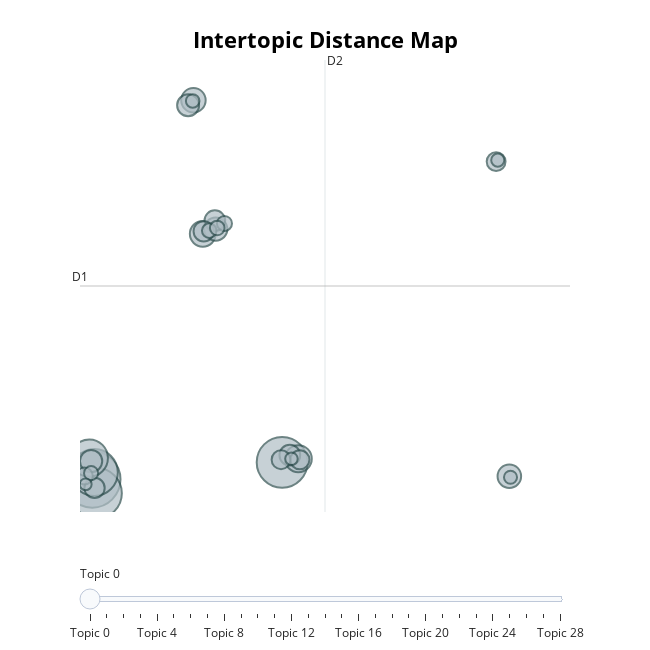

Notebook code cell kept with this figure:
### Code cell
model.visualize_topics()

### Figure 1 — Plotly figure (JSON) as saved in the notebook; plotly's stock layout.template omitted (floating-point values rounded to 4 significant figures)
{"data": [{"customdata": [[0, "leader | leadership | un | manager | le", 225], [1, "mooc | je | ce | suis | de", 182], [2, "dcision | de | dcisions | prendre | la", 179], [3, "manager | de | le | mtier | doit", 154], [4, "talent | talents | gestion | des | la", 98], [5, "rponse | rponses | la | question | pas", 51], [6, "gonon | il | un | leader | manager", 47], [7, "motivation | la | concept | de | thorie", 42], [8, "pas | cest | bon | ne | je", 39], [9, "manager | q2 | q3 | q1 | q4", 38], [10, "talents | gestion | manager | talent | du", 35], [11, "motivation | de | collaborateurs | motivations | motiver", 34], [12, "monnier | ses | des | le | et", 30], [13, "hangout | vous | google | vidos | questions", 30], [14, "dcisions | dcider | appliquer | manager | de", 29], [15, "cavarretta | de | dcision | les | le", 29], [16, "test | final | jai | je | tests", 26], [17, "russite | bonjour | attestations | lattestation | merci", 25], [18, "tous | je | mooc | suis | ccile", 25], [19, "de | et | dans | en | plus", 20], [20, "jacinto | leader | le | manager | les", 16], [21, "les | il | direction | de | pour", 15], [22, "retirelehideux | manager | la | le | de", 15], [23, "chef | dorchestre | sil | manager | lquipe", 14], [24, "vroom | facteurs | thorie | la | motivation", 13], [25, "presentation | prsentation | lequipe | merci | ete", 12], [26, "bonjour | attestation | attestations | savoir | quand", 12], [27, "bonjour | 360 | ai | chaine | je", 11], [28, "femme | femmes | enrichissants | hommes | tmoignages", 10]], "hovertemplate": "<b>Topic %{customdata[0]}</b><br>%{customdata[1]}<br>Size: %{customdata[2]}", "legendgroup": "", "marker": {"color": "#B0BEC5", "line": {"color": "DarkSlateGrey", "width": 2}, "size": [225, 182, 179, 154, 98, 51, 47, 42, 39, 38, 35, 34, 30, 30, 29, 29, 26, 25, 25, 20, 16, 15, 15, 14, 13, 12, 12, 11, 10], "sizemode": "area", "sizeref": 0.1406, "symbol": "circle"}, "mode": "markers", "name": "", "orientation": "v", "showlegend": false, "type": "scatter", "x": [-1.349, 10.46, -1.076, -1.213, -1.534, 11.47, 5.528, 4.947, 24.6, 6.333, -1.42, 4.615, 6.277, 10.94, -1.205, 5.586, 11.56, 23.77, 10.4, -1.834, 6.875, 5.928, 6.427, -1.419, 4.9, 24.67, 23.87, 11.04, -1.756], "xaxis": "x", "y": [-7.431, -6.287, -8.368, -6.968, -6.002, -6.041, 9.061, 18.03, -7.217, 9.381, -6.204, 17.7, 9.945, -5.803, -8.004, 9.23, -6.114, 13.91, -6.111, -7.207, 9.755, 9.278, 9.453, -7.014, 17.98, -7.289, 14.01, -6.047, -7.765], "yaxis": "y"}], "layout": {"annotations": [{"showarrow": false, "text": "D1", "x": -2.109, "y": 5.556, "yshift": 10}, {"showarrow": false, "text": "D2", "x": 13.13, "xshift": 10, "y": 20.73}], "height": 650, "hoverlabel": {"bgcolor": "white", "font": {"family": "Rockwell", "size": 16}}, "legend": {"itemsizing": "constant", "tracegroupgap": 0}, "margin": {"t": 60}, "shapes": [{"line": {"color": "#CFD8DC", "width": 2}, "type": "line", "x0": 13.13, "x1": 13.13, "y0": -9.623, "y1": 20.73}, {"line": {"color": "#9E9E9E", "width": 2}, "type": "line", "x0": -2.109, "x1": 28.37, "y0": 5.556, "y1": 5.556}], "sliders": [{"active": 0, "pad": {"t": 50}, "steps": [{"args": [{"marker.color": [["red", "#B0BEC5", "#B0BEC5", "#B0BEC5", "#B0BEC5", "#B0BEC5", "#B0BEC5", "#B0BEC5", "#B0BEC5", "#B0BEC5", "#B0BEC5", "#B0BEC5", "#B0BEC5", "#B0BEC5", "#B0BEC5", "#B0BEC5", "#B0BEC5", "#B0BEC5", "#B0BEC5", "#B0BEC5", "#B0BEC5", "#B0BEC5", "#B0BEC5", "#B0BEC5", "#B0BEC5", "#B0BEC5", "#B0BEC5", "#B0BEC5", "#B0BEC5"]]}], "label": "Topic 0", "method": "update"}, {"args": [{"marker.color": [["#B0BEC5", "red", "#B0BEC5", "#B0BEC5", "#B0BEC5", "#B0BEC5", "#B0BEC5", "#B0BEC5", "#B0BEC5", "#B0BEC5", "#B0BEC5", "#B0BEC5", "#B0BEC5", "#B0BEC5", "#B0BEC5", "#B0BEC5", "#B0BEC5", "#B0BEC5", "#B0BEC5", "#B0BEC5", "#B0BEC5", "#B0BEC5", "#B0BEC5", "#B0BEC5", "#B0BEC5", "#B0BEC5", "#B0BEC5", "#B0BEC5", "#B0BEC5"]]}], "label": "Topic 1", "method": "update"}, {"args": [{"marker.color": [["#B0BEC5", "#B0BEC5", "red", "#B0BEC5", "#B0BEC5", "#B0BEC5", "#B0BEC5", "#B0BEC5", "#B0BEC5", "#B0BEC5", "#B0BEC5", "#B0BEC5", "#B0BEC5", "#B0BEC5", "#B0BEC5", "#B0BEC5", "#B0BEC5", "#B0BEC5", "#B0BEC5", "#B0BEC5", "#B0BEC5", "#B0BEC5", "#B0BEC5", "#B0BEC5", "#B0BEC5", "#B0BEC5", "#B0BEC5", "#B0BEC5", "#B0BEC5"]]}], "label": "Topic 2", "method": "update"}, {"args": [{"marker.color": [["#B0BEC5", "#B0BEC5", "#B0BEC5", "red", "#B0BEC5", "#B0BEC5", "#B0BEC5", "#B0BEC5", "#B0BEC5", "#B0BEC5", "#B0BEC5", "#B0BEC5", "#B0BEC5", "#B0BEC5", "#B0BEC5", "#B0BEC5", "#B0BEC5", "#B0BEC5", "#B0BEC5", "#B0BEC5", "#B0BEC5", "#B0BEC5", "#B0BEC5", "#B0BEC5", "#B0BEC5", "#B0BEC5", "#B0BEC5", "#B0BEC5", "#B0BEC5"]]}], "label": "Topic 3", "method": "update"}, {"args": [{"marker.color": [["#B0BEC5", "#B0BEC5", "#B0BEC5", "#B0BEC5", "red", "#B0BEC5", "#B0BEC5", "#B0BEC5", "#B0BEC5", "#B0BEC5", "#B0BEC5", "#B0BEC5", "#B0BEC5", "#B0BEC5", "#B0BEC5", "#B0BEC5", "#B0BEC5", "#B0BEC5", "#B0BEC5", "#B0BEC5", "#B0BEC5", "#B0BEC5", "#B0BEC5", "#B0BEC5", "#B0BEC5", "#B0BEC5", "#B0BEC5", "#B0BEC5", "#B0BEC5"]]}], "label": "Topic 4", "method": "update"}, {"args": [{"marker.color": [["#B0BEC5", "#B0BEC5", "#B0BEC5", "#B0BEC5", "#B0BEC5", "red", "#B0BEC5", "#B0BEC5", "#B0BEC5", "#B0BEC5", "#B0BEC5", "#B0BEC5", "#B0BEC5", "#B0BEC5", "#B0BEC5", "#B0BEC5", "#B0BEC5", "#B0BEC5", "#B0BEC5", "#B0BEC5", "#B0BEC5", "#B0BEC5", "#B0BEC5", "#B0BEC5", "#B0BEC5", "#B0BEC5", "#B0BEC5", "#B0BEC5", "#B0BEC5"]]}], "label": "Topic 5", "method": "update"}, {"args": [{"marker.color": [["#B0BEC5", "#B0BEC5", "#B0BEC5", "#B0BEC5", "#B0BEC5", "#B0BEC5", "red", "#B0BEC5", "#B0BEC5", "#B0BEC5", "#B0BEC5", "#B0BEC5", "#B0BEC5", "#B0BEC5", "#B0BEC5", "#B0BEC5", "#B0BEC5", "#B0BEC5", "#B0BEC5", "#B0BEC5", "#B0BEC5", "#B0BEC5", "#B0BEC5", "#B0BEC5", "#B0BEC5", "#B0BEC5", "#B0BEC5", "#B0BEC5", "#B0BEC5"]]}], "label": "Topic 6", "method": "update"}, {"args": [{"marker.color": [["#B0BEC5", "#B0BEC5", "#B0BEC5", "#B0BEC5", "#B0BEC5", "#B0BEC5", "#B0BEC5", "red", "#B0BEC5", "#B0BEC5", "#B0BEC5", "#B0BEC5", "#B0BEC5", "#B0BEC5", "#B0BEC5", "#B0BEC5", "#B0BEC5", "#B0BEC5", "#B0BEC5", "#B0BEC5", "#B0BEC5", "#B0BEC5", "#B0BEC5", "#B0BEC5", "#B0BEC5", "#B0BEC5", "#B0BEC5", "#B0BEC5", "#B0BEC5"]]}], "label": "Topic 7", "method": "update"}, {"args": [{"marker.color": [["#B0BEC5", "#B0BEC5", "#B0BEC5", "#B0BEC5", "#B0BEC5", "#B0BEC5", "#B0BEC5", "#B0BEC5", "red", "#B0BEC5", "#B0BEC5", "#B0BEC5", "#B0BEC5", "#B0BEC5", "#B0BEC5", "#B0BEC5", "#B0BEC5", "#B0BEC5", "#B0BEC5", "#B0BEC5", "#B0BEC5", "#B0BEC5", "#B0BEC5", "#B0BEC5", "#B0BEC5", "#B0BEC5", "#B0BEC5", "#B0BEC5", "#B0BEC5"]]}], "label": "Topic 8", "method": "update"}, {"args": [{"marker.color": [["#B0BEC5", "#B0BEC5", "#B0BEC5", "#B0BEC5", "#B0BEC5", "#B0BEC5", "#B0BEC5", "#B0BEC5", "#B0BEC5", "red", "#B0BEC5", "#B0BEC5", "#B0BEC5", "#B0BEC5", "#B0BEC5", "#B0BEC5", "#B0BEC5", "#B0BEC5", "#B0BEC5", "#B0BEC5", "#B0BEC5", "#B0BEC5", "#B0BEC5", "#B0BEC5", "#B0BEC5", "#B0BEC5", "#B0BEC5", "#B0BEC5", "#B0BEC5"]]}], "label": "Topic 9", "method": "update"}, {"args": [{"marker.color": [["#B0BEC5", "#B0BEC5", "#B0BEC5", "#B0BEC5", "#B0BEC5", "#B0BEC5", "#B0BEC5", "#B0BEC5", "#B0BEC5", "#B0BEC5", "red", "#B0BEC5", "#B0BEC5", "#B0BEC5", "#B0BEC5", "#B0BEC5", "#B0BEC5", "#B0BEC5", "#B0BEC5", "#B0BEC5", "#B0BEC5", "#B0BEC5", "#B0BEC5", "#B0BEC5", "#B0BEC5", "#B0BEC5", "#B0BEC5", "#B0BEC5", "#B0BEC5"]]}], "label": "Topic 10", "method": "update"}, {"args": [{"marker.color": [["#B0BEC5", "#B0BEC5", "#B0BEC5", "#B0BEC5", "#B0BEC5", "#B0BEC5", "#B0BEC5", "#B0BEC5", "#B0BEC5", "#B0BEC5", "#B0BEC5", "red", "#B0BEC5", "#B0BEC5", "#B0BEC5", "#B0BEC5", "#B0BEC5", "#B0BEC5", "#B0BEC5", "#B0BEC5", "#B0BEC5", "#B0BEC5", "#B0BEC5", "#B0BEC5", "#B0BEC5", "#B0BEC5", "#B0BEC5", "#B0BEC5", "#B0BEC5"]]}], "label": "Topic 11", "method": "update"}, {"args": [{"marker.color": [["#B0BEC5", "#B0BEC5", "#B0BEC5", "#B0BEC5", "#B0BEC5", "#B0BEC5", "#B0BEC5", "#B0BEC5", "#B0BEC5", "#B0BEC5", "#B0BEC5", "#B0BEC5", "red", "#B0BEC5", "#B0BEC5", "#B0BEC5", "#B0BEC5", "#B0BEC5", "#B0BEC5", "#B0BEC5", "#B0BEC5", "#B0BEC5", "#B0BEC5", "#B0BEC5", "#B0BEC5", "#B0BEC5", "#B0BEC5", "#B0BEC5", "#B0BEC5"]]}], "label": "Topic 12", "method": "update"}, {"args": [{"marker.color": [["#B0BEC5", "#B0BEC5", "#B0BEC5", "#B0BEC5", "#B0BEC5", "#B0BEC5", "#B0BEC5", "#B0BEC5", "#B0BEC5", "#B0BEC5", "#B0BEC5", "#B0BEC5", "#B0BEC5", "red", "#B0BEC5", "#B0BEC5", "#B0BEC5", "#B0BEC5", "#B0BEC5", "#B0BEC5", "#B0BEC5", "#B0BEC5", "#B0BEC5", "#B0BEC5", "#B0BEC5", "#B0BEC5", "#B0BEC5", "#B0BEC5", "#B0BEC5"]]}], "label": "Topic 13", "method": "update"}, {"args": [{"marker.color": [["#B0BEC5", "#B0BEC5", "#B0BEC5", "#B0BEC5", "#B0BEC5", "#B0BEC5", "#B0BEC5", "#B0BEC5", "#B0BEC5", "#B0BEC5", "#B0BEC5", "#B0BEC5", "#B0BEC5", "#B0BEC5", "red", "#B0BEC5", "#B0BEC5", "#B0BEC5", "#B0BEC5", "#B0BEC5", "#B0BEC5", "#B0BEC5", "#B0BEC5", "#B0BEC5", "#B0BEC5", "#B0BEC5", "#B0BEC5", "#B0BEC5", "#B0BEC5"]]}], "label": "Topic 14", "method": "update"}, {"args": [{"marker.color": [["#B0BEC5", "#B0BEC5", "#B0BEC5", "#B0BEC5", "#B0BEC5", "#B0BEC5", "#B0BEC5", "#B0BEC5", "#B0BEC5", "#B0BEC5", "#B0BEC5", "#B0BEC5", "#B0BEC5", "#B0BEC5", "#B0BEC5", "red", "#B0BEC5", "#B0BEC5", "#B0BEC5", "#B0BEC5", "#B0BEC5", "#B0BEC5", "#B0BEC5", "#B0BEC5", "#B0BEC5", "#B0BEC5", "#B0BEC5", "#B0BEC5", "#B0BEC5"]]}], "label": "Topic 15", "method": "update"}, {"args": [{"marker.color": [["#B0BEC5", "#B0BEC5", "#B0BEC5", "#B0BEC5", "#B0BEC5", "#B0BEC5", "#B0BEC5", "#B0BEC5", "#B0BEC5", "#B0BEC5", "#B0BEC5", "#B0BEC5", "#B0BEC5", "#B0BEC5", "#B0BEC5", "#B0BEC5", "red", "#B0BEC5", "#B0BEC5", "#B0BEC5", "#B0BEC5", "#B0BEC5", "#B0BEC5", "#B0BEC5", "#B0BEC5", "#B0BEC5", "#B0BEC5", "#B0BEC5", "#B0BEC5"]]}], "label": "Topic 16", "method": "update"}, {"args": [{"marker.color": [["#B0BEC5", "#B0BEC5", "#B0BEC5", "#B0BEC5", "#B0BEC5", "#B0BEC5", "#B0BEC5", "#B0BEC5", "#B0BEC5", "#B0BEC5", "#B0BEC5", "#B0BEC5", "#B0BEC5", "#B0BEC5", "#B0BEC5", "#B0BEC5", "#B0BEC5", "red", "#B0BEC5", "#B0BEC5", "#B0BEC5", "#B0BEC5", "#B0BEC5", "#B0BEC5", "#B0BEC5", "#B0BEC5", "#B0BEC5", "#B0BEC5", "#B0BEC5"]]}], "label": "Topic 17", "method": "update"}, {"args": [{"marker.color": [["#B0BEC5", "#B0BEC5", "#B0BEC5", "#B0BEC5", "#B0BEC5", "#B0BEC5", "#B0BEC5", "#B0BEC5", "#B0BEC5", "#B0BEC5", "#B0BEC5", "#B0BEC5", "#B0BEC5", "#B0BEC5", "#B0BEC5", "#B0BEC5", "#B0BEC5", "#B0BEC5", "red", "#B0BEC5", "#B0BEC5", "#B0BEC5", "#B0BEC5", "#B0BEC5", "#B0BEC5", "#B0BEC5", "#B0BEC5", "#B0BEC5", "#B0BEC5"]]}], "label": "Topic 18", "method": "update"}, {"args": [{"marker.color": [["#B0BEC5", "#B0BEC5", "#B0BEC5", "#B0BEC5", "#B0BEC5", "#B0BEC5", "#B0BEC5", "#B0BEC5", "#B0BEC5", "#B0BEC5", "#B0BEC5", "#B0BEC5", "#B0BEC5", "#B0BEC5", "#B0BEC5", "#B0BEC5", "#B0BEC5", "#B0BEC5", "#B0BEC5", "red", "#B0BEC5", "#B0BEC5", "#B0BEC5", "#B0BEC5", "#B0BEC5", "#B0BEC5", "#B0BEC5", "#B0BEC5", "#B0BEC5"]]}], "label": "Topic 19", "method": "update"}, {"args": [{"marker.color": [["#B0BEC5", "#B0BEC5", "#B0BEC5", "#B0BEC5", "#B0BEC5", "#B0BEC5", "#B0BEC5", "#B0BEC5", "#B0BEC5", "#B0BEC5", "#B0BEC5", "#B0BEC5", "#B0BEC5", "#B0BEC5", "#B0BEC5", "#B0BEC5", "#B0BEC5", "#B0BEC5", "#B0BEC5", "#B0BEC5", "red", "#B0BEC5", "#B0BEC5", "#B0BEC5", "#B0BEC5", "#B0BEC5", "#B0BEC5", "#B0BEC5", "#B0BEC5"]]}], "label": "Topic 20", "method": "update"}, {"args": [{"marker.color": [["#B0BEC5", "#B0BEC5", "#B0BEC5", "#B0BEC5", "#B0BEC5", "#B0BEC5", "#B0BEC5", "#B0BEC5", "#B0BEC5", "#B0BEC5", "#B0BEC5", "#B0BEC5", "#B0BEC5", "#B0BEC5", "#B0BEC5", "#B0BEC5", "#B0BEC5", "#B0BEC5", "#B0BEC5", "#B0BEC5", "#B0BEC5", "red", "#B0BEC5", "#B0BEC5", "#B0BEC5", "#B0BEC5", "#B0BEC5", "#B0BEC5", "#B0BEC5"]]}], "label": "Topic 21", "method": "update"}, {"args": [{"marker.color": [["#B0BEC5", "#B0BEC5", "#B0BEC5", "#B0BEC5", "#B0BEC5", "#B0BEC5", "#B0BEC5", "#B0BEC5", "#B0BEC5", "#B0BEC5", "#B0BEC5", "#B0BEC5", "#B0BEC5", "#B0BEC5", "#B0BEC5", "#B0BEC5", "#B0BEC5", "#B0BEC5", "#B0BEC5", "#B0BEC5", "#B0BEC5", "#B0BEC5", "red", "#B0BEC5", "#B0BEC5", "#B0BEC5", "#B0BEC5", "#B0BEC5", "#B0BEC5"]]}], "label": "Topic 22", "method": "update"}, {"args": [{"marker.color": [["#B0BEC5", "#B0BEC5", "#B0BEC5", "#B0BEC5", "#B0BEC5", "#B0BEC5", "#B0BEC5", "#B0BEC5", "#B0BEC5", "#B0BEC5", "#B0BEC5", "#B0BEC5", "#B0BEC5", "#B0BEC5", "#B0BEC5", "#B0BEC5", "#B0BEC5", "#B0BEC5", "#B0BEC5", "#B0BEC5", "#B0BEC5", "#B0BEC5", "#B0BEC5", "red", "#B0BEC5", "#B0BEC5", "#B0BEC5", "#B0BEC5", "#B0BEC5"]]}], "label": "Topic 23", "method": "update"}, {"args": [{"marker.color": [["#B0BEC5", "#B0BEC5", "#B0BEC5", "#B0BEC5", "#B0BEC5", "#B0BEC5", "#B0BEC5", "#B0BEC5", "#B0BEC5", "#B0BEC5", "#B0BEC5", "#B0BEC5", "#B0BEC5", "#B0BEC5", "#B0BEC5", "#B0BEC5", "#B0BEC5", "#B0BEC5", "#B0BEC5", "#B0BEC5", "#B0BEC5", "#B0BEC5", "#B0BEC5", "#B0BEC5", "red", "#B0BEC5", "#B0BEC5", "#B0BEC5", "#B0BEC5"]]}], "label": "Topic 24", "method": "update"}, {"args": [{"marker.color": [["#B0BEC5", "#B0BEC5", "#B0BEC5", "#B0BEC5", "#B0BEC5", "#B0BEC5", "#B0BEC5", "#B0BEC5", "#B0BEC5", "#B0BEC5", "#B0BEC5", "#B0BEC5", "#B0BEC5", "#B0BEC5", "#B0BEC5", "#B0BEC5", "#B0BEC5", "#B0BEC5", "#B0BEC5", "#B0BEC5", "#B0BEC5", "#B0BEC5", "#B0BEC5", "#B0BEC5", "#B0BEC5", "red", "#B0BEC5", "#B0BEC5", "#B0BEC5"]]}], "label": "Topic 25", "method": "update"}, {"args": [{"marker.color": [["#B0BEC5", "#B0BEC5", "#B0BEC5", "#B0BEC5", "#B0BEC5", "#B0BEC5", "#B0BEC5", "#B0BEC5", "#B0BEC5", "#B0BEC5", "#B0BEC5", "#B0BEC5", "#B0BEC5", "#B0BEC5", "#B0BEC5", "#B0BEC5", "#B0BEC5", "#B0BEC5", "#B0BEC5", "#B0BEC5", "#B0BEC5", "#B0BEC5", "#B0BEC5", "#B0BEC5", "#B0BEC5", "#B0BEC5", "red", "#B0BEC5", "#B0BEC5"]]}], "label": "Topic 26", "method": "update"}, {"args": [{"marker.color": [["#B0BEC5", "#B0BEC5", "#B0BEC5", "#B0BEC5", "#B0BEC5", "#B0BEC5", "#B0BEC5", "#B0BEC5", "#B0BEC5", "#B0BEC5", "#B0BEC5", "#B0BEC5", "#B0BEC5", "#B0BEC5", "#B0BEC5", "#B0BEC5", "#B0BEC5", "#B0BEC5", "#B0BEC5", "#B0BEC5", "#B0BEC5", "#B0BEC5", "#B0BEC5", "#B0BEC5", "#B0BEC5", "#B0BEC5", "#B0BEC5", "red", "#B0BEC5"]]}], "label": "Topic 27", "method": "update"}, {"args": [{"marker.color": [["#B0BEC5", "#B0BEC5", "#B0BEC5", "#B0BEC5", "#B0BEC5", "#B0BEC5", "#B0BEC5", "#B0BEC5", "#B0BEC5", "#B0BEC5", "#B0BEC5", "#B0BEC5", "#B0BEC5", "#B0BEC5", "#B0BEC5", "#B0BEC5", "#B0BEC5", "#B0BEC5", "#B0BEC5", "#B0BEC5", "#B0BEC5", "#B0BEC5", "#B0BEC5", "#B0BEC5", "#B0BEC5", "#B0BEC5", "#B0BEC5", "#B0BEC5", "red"]]}], "label": "Topic 28", "method": "update"}]}], "title": {"font": {"color": "Black", "size": 22}, "text": "<b>Intertopic Distance Map</b>", "x": 0.5, "xanchor": "center", "y": 0.95, "yanchor": "top"}, "width": 650, "xaxis": {"anchor": "y", "domain": [0, 1], "range": [-2.109, 28.37], "title": {"text": ""}, "visible": false}, "yaxis": {"anchor": "x", "domain": [0, 1], "range": [-9.623, 20.73], "title": {"text": ""}, "visible": false}}}
